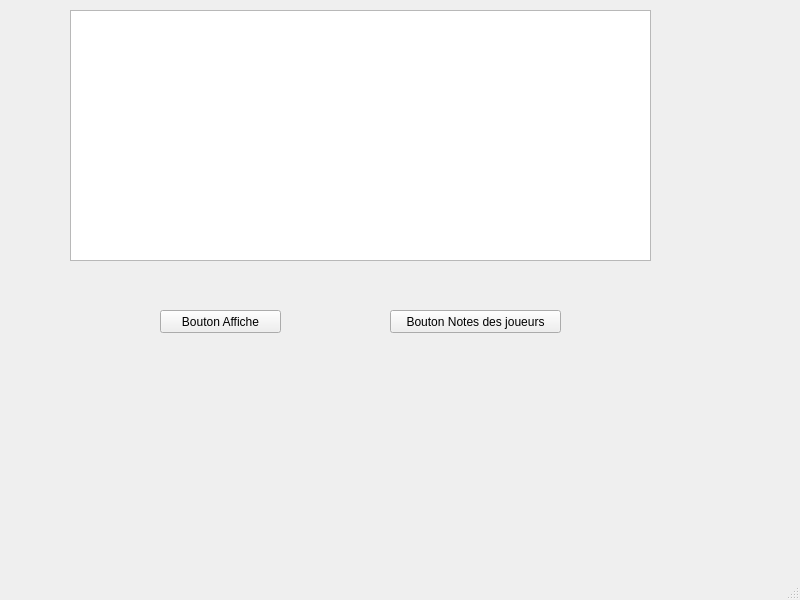
<?xml version="1.0" encoding="UTF-8"?>
<ui version="4.0">
 <class>TPQT</class>
 <widget class="QMainWindow" name="TPQT">
  <property name="geometry">
   <rect>
    <x>0</x>
    <y>0</y>
    <width>800</width>
    <height>600</height>
   </rect>
  </property>
  <property name="windowTitle">
   <string>TPQT</string>
  </property>
  <widget class="QWidget" name="centralwidget">
   <widget class="QPushButton" name="BoutonAffiche">
    <property name="geometry">
     <rect>
      <x>160</x>
      <y>310</y>
      <width>121</width>
      <height>23</height>
     </rect>
    </property>
    <property name="text">
     <string>Bouton Affiche</string>
    </property>
   </widget>
   <widget class="QPushButton" name="BoutonNotesdesjoueurs">
    <property name="geometry">
     <rect>
      <x>390</x>
      <y>310</y>
      <width>171</width>
      <height>23</height>
     </rect>
    </property>
    <property name="text">
     <string>Bouton Notes des joueurs</string>
    </property>
   </widget>
   <widget class="QTableView" name="tableView">
    <property name="geometry">
     <rect>
      <x>70</x>
      <y>10</y>
      <width>581</width>
      <height>251</height>
     </rect>
    </property>
   </widget>
  </widget>
  <widget class="QMenuBar" name="menubar">
   <property name="geometry">
    <rect>
     <x>0</x>
     <y>0</y>
     <width>800</width>
     <height>20</height>
    </rect>
   </property>
  </widget>
  <widget class="QStatusBar" name="statusbar"/>
 </widget>
 <resources/>
 <connections/>
</ui>
